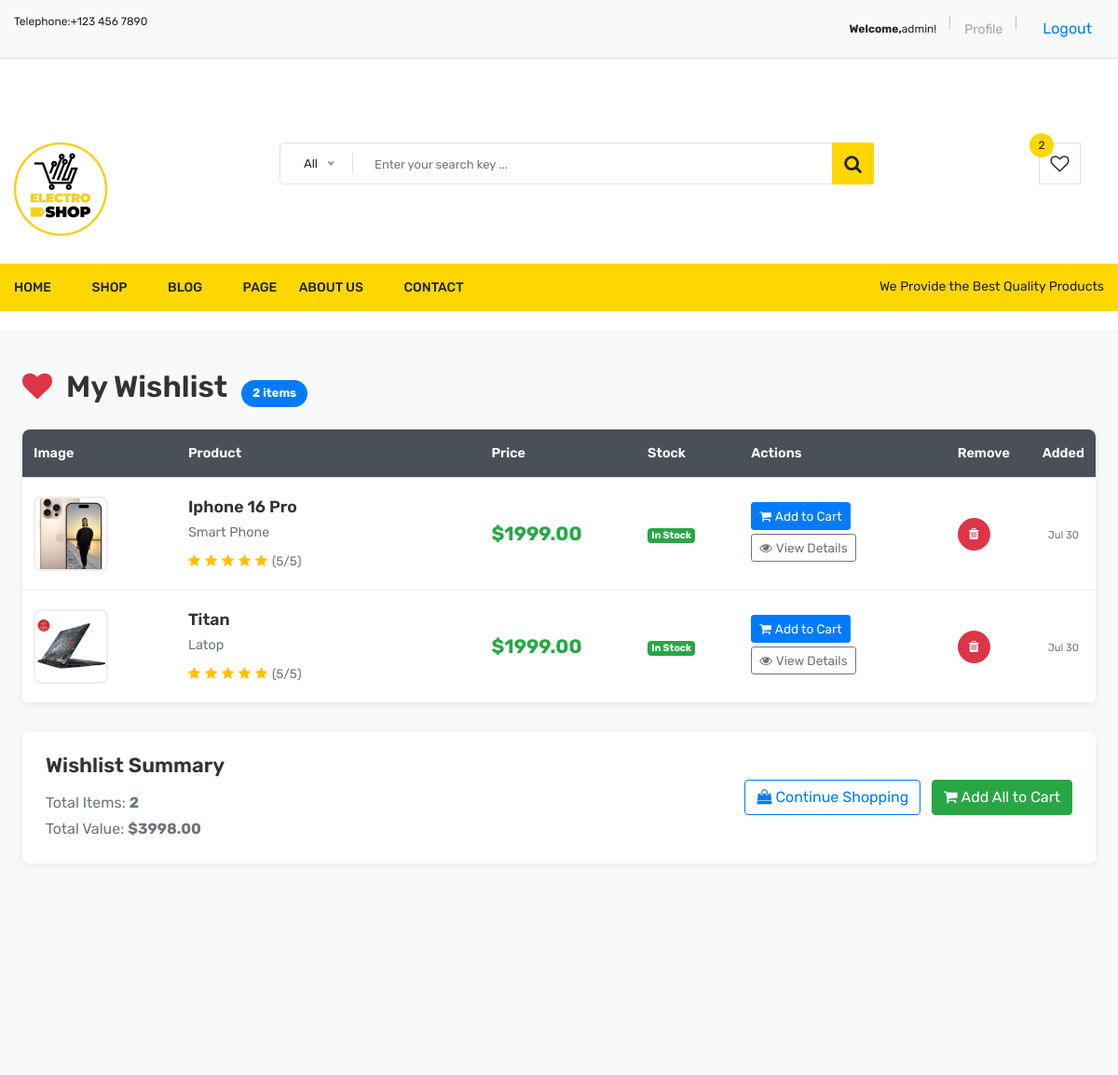
Screenshot of /wishlist/ (signed in) with the database file from the repository.
### app/models.py (models this page shows, shortened)
class Wishlist(models.Model):
    user = models.ForeignKey(User, on_delete=models.CASCADE)
    product = models.ForeignKey('Product', on_delete=models.CASCADE)  # Replace 'Product' with your actual product model name
    created_at = models.DateTimeField(auto_now_add=True)
    class Meta:
        unique_together = ('user', 'product')  # Prevent duplicate entries

class Product(models.Model):
    name = models.CharField(max_length=255)
    description = models.TextField()
    price = models.DecimalField(max_digits=10, decimal_places=2)
    stock = models.IntegerField(default=0)
    created_at = models.DateTimeField(auto_now_add=True)
    updated_at = models.DateTimeField(auto_now=True)

class Category(models.Model):
    name = models.CharField(max_length=100)

### E_mart/views.py (the view)
# urls.py: path('wishlist/', views.wishlist_view, name='wishlist'),
@login_required
def wishlist_view(request):
    try:
        wishlist_items = Wishlist.objects.filter(user=request.user).select_related('product')
        total_value = 0
        for item in wishlist_items:
            if item.product.price:
                total_value += float(item.product.price)
        context = {
            'wishlist_items': wishlist_items,
            'total_value': total_value,
        }
        return render(request, 'wishlist.html', context)
    except Exception as e:
        messages.error(request, f'Error loading wishlist: {str(e)}')
        context = {
            'wishlist_items': [],
            'total_value': 0,
        }
        return render(request, 'wishlist.html', context)

### templates/wishlist.html (shortened to what this page needs)
{% extends 'master.html' %}
{% load static %}
{% block content %}
<div class="wishlist-container">
    <div class="container-fluid px-4 py-4">
        <div class="wishlist-header d-flex justify-content-between align-items-center mb-4">
            <div class="wishlist-title-section">
                <h2 class="wishlist-title mb-0">
                    <i class="fa fa-heart text-danger mr-2"></i>
                    My Wishlist
                    {% if wishlist_items %}
                        <span class="badge badge-primary ml-2">{{ wishlist_items|length }} item{{ wishlist_items|length|pluralize }}</span>
                    {% endif %}
                </h2>
            </div>
        </div>
        {% if wishlist_items %}
            <div class="wishlist-table-container">
                <table class="table wishlist-table">
                    <thead>
                        <tr>
                            <th width="15%">Image</th>
                            <th width="30%">Product</th>
                            <th width="15%">Price</th>
                            <th width="10%">Stock</th>
                            <th width="20%">Actions</th>
                            <th width="8%">Remove</th>
                            <th width="7%">Added</th>
                        </tr>
                    </thead>
                    <tbody>
                        {% for item in wishlist_items %}
                        <tr class="wishlist-item">
                            <td>
                                <div class="product-image-wrapper">
                                    <a href="{% url 'detail' item.product.id %}">
                                        <img src="{{ item.product.image.url }}"
                                             alt="{{ item.product.name }}"
                                             class="product-image">
                                    </a>
                                </div>
                            </td>
                            <td>
                                <div class="product-details">
                                    <h5 class="product-name">
                                        <a href="{% url 'detail' item.product.id %}">{{ item.product.name }}</a>
                                    </h5>
                                    <p class="product-category">{{ item.product.category.name }}</p>
                                    <div class="product-rating">
                                        {% for i in "12345"|make_list %}
                                            {% if forloop.counter <= item.product.rating %}
                                                <i class="fa fa-star text-warning"></i>
                                            {% else %}
                                                <i class="fa fa-star-o text-muted"></i>
                                            {% endif %}
                                        {% endfor %}
                                        <span class="rating-text">({{ item.product.rating }}/5)</span>
                                    </div>
                                </div>
                            </td>
                            <td>
                                <span class="product-price">
                                    {% if item.product.price %}
                                        ${{ item.product.price|floatformat:2 }}
                                    {% else %}
                                        <span class="text-muted">Price not available</span>
                                    {% endif %}
                                </span>
                            </td>
                            <td>
                                <span class="badge badge-success">In Stock</span>
                            </td>
                            <td>
                                <div class="action-buttons">
                                    <a href="{% url 'cart_add' item.product.id %}"
                                       class="btn btn-primary btn-sm mb-1"
                                       onclick="this.innerHTML='<i class=\'fa fa-spinner fa-spin\'></i> Adding...'; this.style.pointerEvents='none';">
                                        <i class="fa fa-shopping-cart mr-1"></i>Add to Cart
                                    </a>
                                    <a href="{% url 'detail' item.product.id %}" class="btn btn-outline-secondary btn-sm">
                                        <i class="fa fa-eye mr-1"></i>View Details
                                    </a>
                                </div>
                            </td>
                            <td class="text-center">
                                <a href="{% url 'wishlist_remove' item.product.id %}"
                                   class="btn btn-danger btn-sm remove-btn"
                                   onclick="return confirm('Remove {{ item.product.name|escapejs }} from wishlist?')">
                                    <i class="fa fa-trash"></i>
                                </a>
                            </td>
                            <td class="text-center">
                                <small class="text-muted">{{ item.created_at|date:"M d" }}</small>
                            </td>
                        </tr>
                        {% endfor %}
                    </tbody>
                </table>
            </div>
            <div class="wishlist-summary">
                <div class="row align-items-center">
                    <div class="col-md-6">
                        <h4 class="summary-title">Wishlist Summary</h4>
                        <p class="summary-item mb-1">Total Items: <strong>{{ wishlist_items|length }}</strong></p>
                        <p class="summary-item mb-0">
                            Total Value:
                            <strong>
                                {% if total_value %}
                                    ${{ total_value|floatformat:2 }}
                                {% else %}
                                    $0.00
                                {% endif %}
                            </strong>
                        </p>
                    </div>
                    <div class="col-md-6 text-right">
                        <a href="{% url 'shop' %}" class="btn btn-outline-primary mr-2">
                            <i class="fa fa-shopping-bag mr-1"></i>Continue Shopping
                        </a>
                        <form method="post" action="{% url 'wishlist_add_all_to_cart' %}" style="display: inline-block;">
                            <button type="submit" class="btn btn-success"
                                    onclick="return confirm('Add all {{ wishlist_items|length }} item{{ wishlist_items|length|pluralize }} to cart?')">
                                <i class="fa fa-shopping-cart mr-1"></i>Add All to Cart
                            </button>
                        </form>
                    </div>
                </div>
            </div>
        {% endif %}
    </div>
</div>
{% endblock %}

### templates/master.html (shortened to what this page needs)
<!DOCTYPE html>
<html class="no-js" lang="zxx">
  {% load static %}
  <head>
    <link
      rel="stylesheet"
      href="{% static 'css/material-design-iconic-font.min.css' %}"
    />
    <link rel="stylesheet" href="{% static 'css/font-awesome.min.css' %}" />
    <link rel="stylesheet" href="{% static 'css/fontawesome-stars.css' %}" />
    <link rel="stylesheet" href="{% static 'css/meanmenu.css' %}" />
    <link rel="stylesheet" href="{% static 'css/owl.carousel.min.css' %}" />
    <link rel="stylesheet" href="{% static 'css/slick.css' %}" />
    <link rel="stylesheet" href="{% static 'css/animate.css' %}" />
    <link rel="stylesheet" href="{% static 'css/jquery-ui.min.css' %}" />
    <link rel="stylesheet" href="{% static 'css/venobox.css' %}" />
    <link rel="stylesheet" href="{% static 'css/nice-select.css' %}" />
    <link rel="stylesheet" href="{% static 'css/magnific-popup.css' %}" />
    <link rel="stylesheet" href="{% static 'css/bootstrap.min.css' %}" />
    <link rel="stylesheet" href="{% static 'css/helper.css' %}" />
    <link rel="stylesheet" href="{% static 'css/style.css' %}" />
    <link rel="stylesheet" href="{% static 'css/responsive.css' %}" />
  </head>
  <body>
    <div class="body-wrapper">
      <header>
        <div class="header-top">
          <div class="container">
            <div class="row">
              <div class="col-lg-3 col-md-4">
                <div class="header-top-left">
                  <ul class="phone-wrap">
                    <li>
                      <span>Telephone:</span
                      ><a href="#">+123 456 7890</a>
                    </li>
                  </ul>
                </div>
              </div>
              <div class="col-lg-9 col-md-8">
  <div class="header-top-right">
    <ul class="ht-menu">
      {% if user.is_authenticated %}
        <li>
          <span><b>Welcome,</b>{{ user.username }}!</span>
        </li>
        <li>
          <a href="{% url 'profile' %}">Profile</a>
        </li>
        <li>
          <form method="post" action="{% url 'logout' %}">
  <button type="submit" class="btn btn-link">Logout</button>
</form>
        </li>
      {% endif %}
    </ul>
  </div>
</div>
            </div>
          </div>
        </div>
        <div class="header-middle pl-sm-0 pr-sm-0 pl-xs-0 pr-xs-0">
              </div>
            </div>
        <div class="header-middle pl-sm-0 pr-sm-0 pl-xs-0 pr-xs-0">
          <div class="container">
            <div class="row">
              <div class="col-lg-3">
                <div class="logo pb-sm-30 pb-xs-30">
                  <a href="{% url 'index' %}">
                    <img src="{% static 'images/menu/logo/logo.webp' %}" alt=""  height="100px" width="100px"/>
                  </a>
                </div>
              </div>
              <div class="col-lg-9 pl-0 ml-sm-15 ml-xs-15">
                <form action="#" class="hm-searchbox">
                  <input type="text" placeholder="Enter your search key ..." />
                  <button class="li-btn" type="submit">
                    <i class="fa fa-search"></i>
                  </button>
                </form>
                <div class="header-middle-right">
    <ul class="hm-menu">
        <li class="hm-wishlist">
            <a href="{% url 'wishlist' %}">
                <span class="cart-item-count wishlist-item-count" id="wishlist-count">
                    {{ wishlist_count|default:0 }}
                </span>
                <i class="fa fa-heart-o"></i>
            </a>
        </li>
    </ul>
</div>
              </div>
            </div>
          </div>
        </div>
        <div class="header-bottom header-sticky d-none d-lg-block">
          <div class="container">
            <div class="row">
              <div class="col-lg-12">
                <div class="hb-menu hb-menu-2 d-xl-block">
                  <nav>
                    <ul>
                      <li class="active">
                        <a href="{% url 'index' %}">Home</a>
                      </li>
                      <li>
                        <a href="{% url 'shop' %}">Shop</a>
                      </li>
                      <li>
                        <a href="{% url 'blog_list' %}">Blog</a>
                      </li>
                      <li class="dropdown-holder">
                        <a href="{% url 'index' %}">Page</a>
                      </li>
                      <li><a href="{% url 'about_us' %}">About Us</a></li>
                      <li><a href="{% url 'contact' %}">Contact</a></li>
                      <li class="hb-info f-right p-0 d-sm-none d-lg-block">
                        <span>We Provide the Best Quality Products</span>
                      </li>
                    </ul>
                  </nav>
                </div>
              </div>
            </div>
          </div>
        </div>
      <main id="MainContent" class="main-content" role="main">
        {% block content %}{% endblock %}
      </main>
  </body>
</html>

### rows the page displays
Wishlist: product.image (picture), product.name "Iphone 16 Pro", product.category.name "Smart Phone", product.rating "5", product.price "1999.00", created_at "Jul 30"
Wishlist: product.image (picture), product.name "Titan", product.category.name "Latop", product.rating "5", product.price "1999.00", created_at "Jul 30"

### other values shown
{{ user.username }} "admin"
{{ wishlist_count|default:0 }} "2"
{{ wishlist_items|length }} "2"
{{ total_value|floatformat:2 }} "3998.00"
